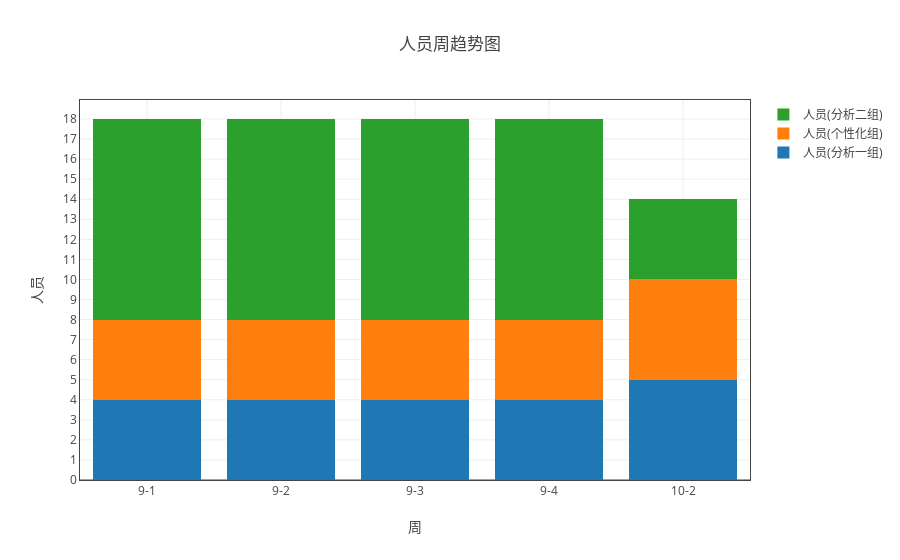

Source (notebook cell):
### Markdown cell above
## 各组人员情况

### Code cell
ss = myModule.format(all_df1 ,"日期（格式“月-周次”）" ,['人员'])
ss.add_group('组别')
myModule.myPlot(myModule.sort_by_index(ss.groupby('count'))).plot('stack_bar')

### Figure 1 — Plotly figure (JSON) as saved in the notebook; plotly's stock layout.template omitted (floating-point values rounded to 4 significant figures)
{"data": [{"name": "人员(分析一组)", "type": "bar", "uid": "7e6b9c12-d2d4-11e8-8ddb-a41f72875c19", "x": ["9-1", "9-2", "9-3", "9-4", "10-2"], "y": [4, 4, 4, 4, 5]}, {"name": "人员(个性化组)", "type": "bar", "uid": "7e6b9c13-d2d4-11e8-8ddb-a41f72875c19", "x": ["9-1", "9-2", "9-3", "9-4", "10-2"], "y": [4, 4, 4, 4, 5]}, {"name": "人员(分析二组)", "type": "bar", "uid": "7e6b9c14-d2d4-11e8-8ddb-a41f72875c19", "x": ["9-1", "9-2", "9-3", "9-4", "10-2"], "y": [10, 10, 10, 10, 4]}], "layout": {"barmode": "stack", "title": "人员周趋势图", "xaxis": {"mirror": "all", "nticks": 20, "showgrid": true, "showline": true, "title": "周", "type": "category", "zeroline": true}, "yaxis": {"mirror": "all", "nticks": 20, "showgrid": true, "showline": true, "title": "人员", "zeroline": true}}}
